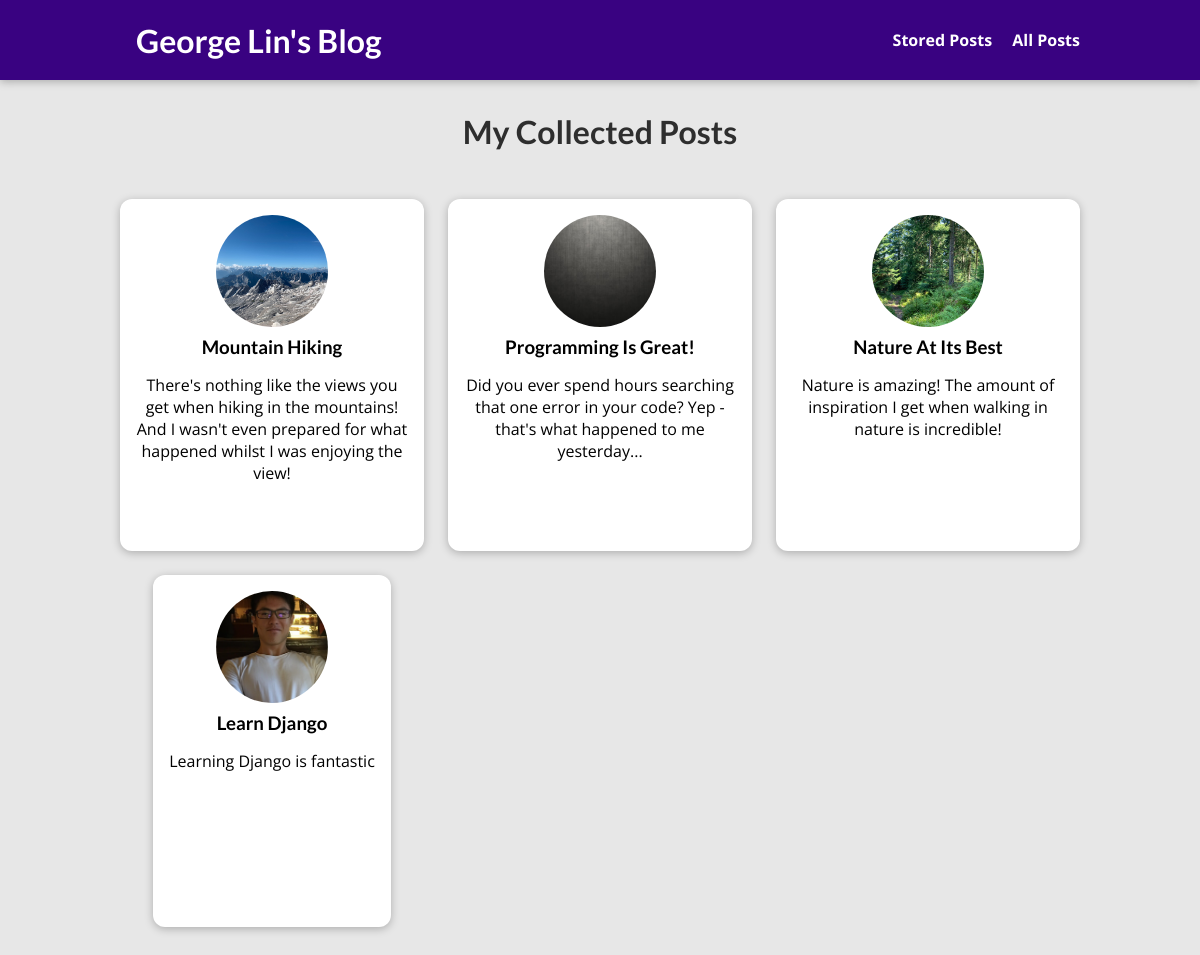
The page /posts on the database its author committed.
### blog/models.py (models this page shows, shortened)
class Post(models.Model):
    title = models.CharField(max_length=150)
    excerpt = models.CharField(max_length=200)
    image = models.ImageField(upload_to="posts", null=True)
    date = models.DateField(auto_now=True)
    slug = models.SlugField(unique=True, db_index=True)
    content = models.TextField(validators=[MinLengthValidator(10)])
    author = models.ForeignKey(
        Author, on_delete=models.SET_NULL, null=True, related_name="posts")
    tags = models.ManyToManyField(Tag)

### blog/views.py (the view)
# urls.py: path("posts", views.AllPostsView.as_view(), name="posts-page"),
class AllPostsView(ListView):
    template_name = "blog/all-posts.html"
    model = Post
    ordering = ["-date"]
    context_object_name = "all_posts"

### blog/templates/blog/all-posts.html (shortened to what this page needs)
{% extends "base.html" %}
{% load static %}
{% block css_files %}
  <link rel="stylesheet" href="{% static "blog/post.css" %}" />
  <link rel="stylesheet" href="{% static "blog/all-posts.css" %}" />
{% endblock %}
{% block content %}
<section id="all-posts">
  <h2>My Collected Posts</h2>
  <ul>
    {% for post in all_posts %}
      {% include "blog/includes/post.html" %}
    {% endfor %}
  </ul>
</section>
{% endblock %}

### templates/base.html (shortened to what this page needs)
{% load static %}
<!DOCTYPE html>
<html lang="en">
<head>
  <link rel="stylesheet" href="{% static "app.css" %}">
  {% block css_files %}{% endblock %}
</head>
<body>
  <header id="main-navigation">
    <h1><a href="{% url "starting-page" %}">George Lin's Blog</a></h1>
    <nav>
      <a href="{% url "read-later" %}">Stored Posts</a>
      <a href="{% url "posts-page" %}">All Posts</a>
    </nav>
  </header>
  {% block content %}
  {% endblock %}
</body>
</html>

### blog/templates/blog/includes/post.html
<li>
  <article class="post">
    <a href="{% url "post-detail-page" post.slug %}">
      <img src="{{ post.image.url }}" alt="{{ post.title }}"
      />
      <div class="post__content">
        <h3>{{ post.title }}</h3>
        <p>
          {{ post.excerpt }}
        </p>
      </div>
    </a>
  </article>
</li>

### static/app.css (style rules this page uses)
* { box-sizing: border-box; }
html { font-family: 'Open Sans', 'Lato', sans-serif; }
body { margin: 0; }
h1, h2, h3 { font-family: 'Lato', sans-serif; font-weight: bold; }
#main-navigation { width: 100%; height: 5rem; display: flex; justify-content: space-between; align-items: center; padding: 0 10%; position: absolute; top: 0; left: 0; }
#main-navigation a { text-decoration: none; color: white; font-weight: bold; margin-left: 1rem; }

### blog/static/blog/post.css (style rules this page uses)
.post { display: flex; flex-direction: column; align-items: center; text-align: center; }
.post a { text-decoration: none; color: black; transition: all 0.2s ease; padding: 1rem; }
.post img { width: 5rem; height: 5rem; object-fit: cover; border-radius: 50%; }
.post h3 { margin: 0.25rem 0; }

### blog/static/blog/all-posts.css (style rules this page uses)
body { background-color: #e7e7e7; }
#main-navigation { background-color: #390281; box-shadow: 0 2px 8px rgba(0, 0, 0, 0.25); }
#all-posts { margin: 7rem auto; width: 90%; max-width: 60rem; }
#all-posts h2 { text-align: center; font-size: 2rem; color: #2e2e2e; margin: 3rem 0; }
ul { list-style: none; margin: 0; padding: 0; display: grid; grid-template-columns: repeat(auto-fill, minmax(17rem, 1fr)); gap: 1.5rem; }
.post img { width: 7rem; height: 7rem; }
.post a { height: 22rem; transform-origin: center; box-shadow: 0 2px 8px rgba(0, 0, 0, 0.25); border-radius: 12px; background-color: white; }

### rows shown on the page
Post: image (picture), title "Mountain Hiking", excerpt "There's nothing like the views you get when hiking in the mountains! And I wasn't even prepared for what happened whilst I was enjoying the view!"
Post: image (picture), title "Programming Is Great!", excerpt "Did you ever spend hours searching that one error in your code? Yep - that's what happened to me yesterday..."
Post: image (picture), title "Nature At Its Best", excerpt "Nature is amazing! The amount of inspiration I get when walking in nature is incredible!"
Post: image (picture), title "Learn Django", excerpt "Learning Django is fantastic"
